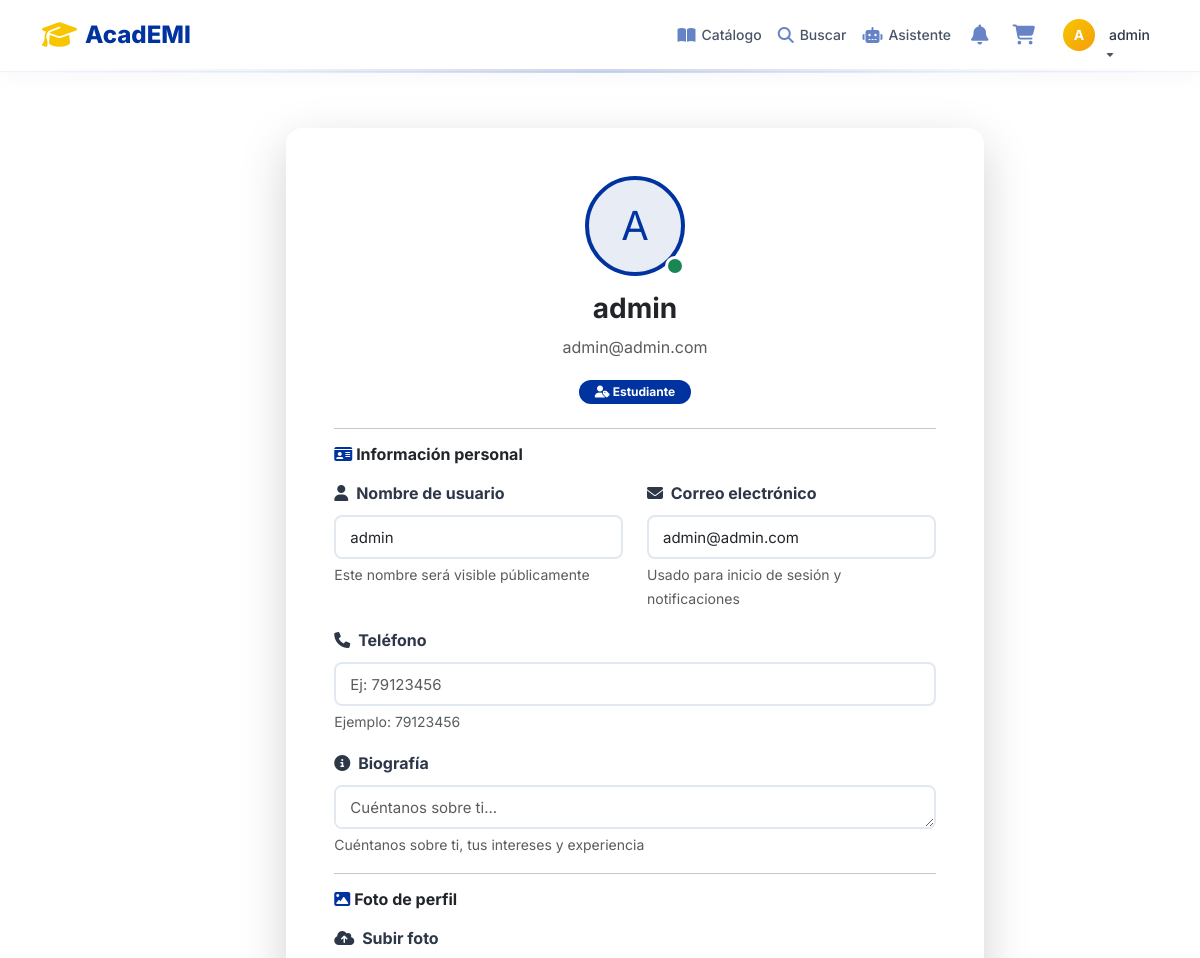
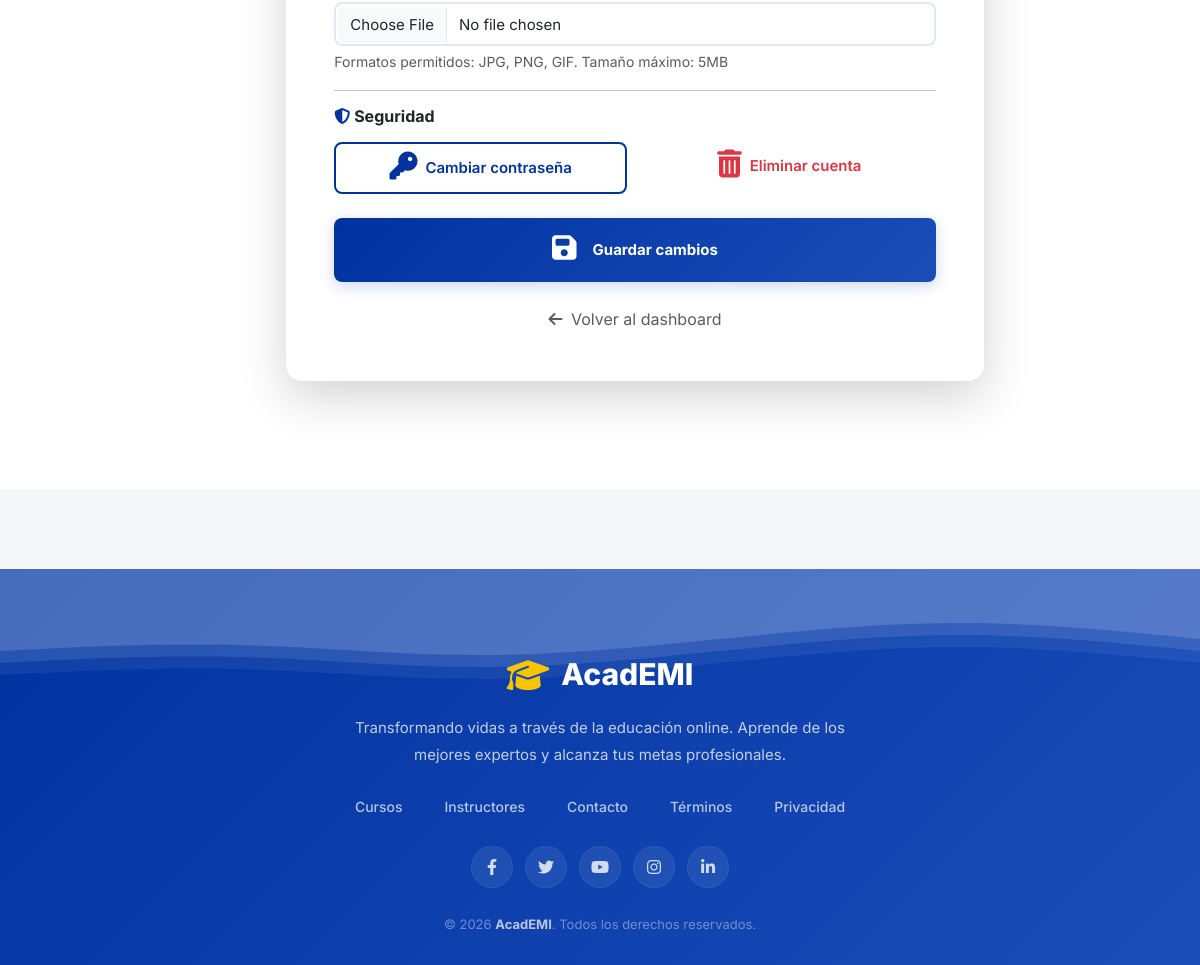
Page /profile/ (signed in) on the committed database (2 pictures, top to bottom).
### academi/models.py (models this page shows, shortened)
class User(AbstractUser):
    ROLES = (
        ('student', 'Estudiante'),
        ('teacher', 'Docente'),
        ('admin', 'Administrador'),
    )
    role = models.CharField(max_length=20, choices=ROLES, default='student')
    email_verified = models.BooleanField(default=False)  # RF-07
    verification_token = models.CharField(max_length=255, blank=True, null=True)
    reset_password_token = models.CharField(max_length=255, blank=True, null=True)  # RF-03
    reset_password_expires = models.DateTimeField(blank=True, null=True)
    created_at = models.DateTimeField(auto_now_add=True)
    updated_at = models.DateTimeField(auto_now=True)
    is_active = models.BooleanField(default=True)
    last_login_ip = models.GenericIPAddressField(blank=True, null=True)
    profile_picture = models.ImageField(upload_to='profiles/', blank=True, null=True)
    phone = models.CharField(max_length=20, blank=True, null=True)
    bio = models.TextField(blank=True, null=True)
    full_name = models.CharField(max_length=200, blank=True, null=True)
    birth_date = models.DateField(blank=True, null=True)
    city = models.CharField(max_length=100, blank=True, null=True)
    education_level = models.CharField(max_length=50, blank=True, null=True)
    university = models.CharField(max_length=200, blank=True, null=True)
    career = models.CharField(max_length=200, blank=True, null=True)
    semester = models.CharField(max_length=50, blank=True, null=True)
    interests = models.TextField(blank=True, null=True)
    teacher_full_name = models.CharField(max_length=200, blank=True, null=True)
    teacher_phone = models.CharField(max_length=20, blank=True, null=True)
    teacher_email = models.EmailField(blank=True, null=True)
    specialty = models.CharField(max_length=200, blank=True, null=True)
    experience_years = models.CharField(max_length=20, blank=True, null=True)
    teaching_materials = models.TextField(blank=True, null=True)
    teaching_level = models.TextField(blank=True, null=True)
    institution = models.CharField(max_length=200, blank=True, null=True)
    teacher_bio = models.TextField(blank=True, null=True)
    linkedin = models.URLField(blank=True, null=True)
    website = models.URLField(blank=True, null=True)

### academi/views.py (the view)
# urls.py: path('profile/', views.profile_view, name='profile'),
@login_required
def profile_view(request):
    if request.method == 'POST':
        form = UserProfileForm(request.POST, request.FILES, instance=request.user)
        if form.is_valid():
            form.save()
            messages.success(request, 'Perfil actualizado correctamente.')
            return redirect('profile')
        else:
            messages.error(request, 'Error al actualizar el perfil. Revisa los campos.')
    else:
        form = UserProfileForm(instance=request.user)
    return render(request, 'academi/users/perfil.html', {'form': form})

### academi/forms.py
class UserProfileForm(forms.ModelForm):
    class Meta:
        model = User
        fields = ['username', 'email', 'phone', 'bio', 'profile_picture', 'first_name', 'last_name']
        widgets = {
            'username': forms.TextInput(attrs={'class': 'form-control'}),
            'email': forms.EmailInput(attrs={'class': 'form-control'}),
            'first_name': forms.TextInput(attrs={'class': 'form-control', 'placeholder': 'Nombre'}),
            'last_name': forms.TextInput(attrs={'class': 'form-control', 'placeholder': 'Apellido'}),
            'phone': forms.TextInput(attrs={'class': 'form-control', 'placeholder': 'Ej: 79123456'}),
            'bio': forms.Textarea(attrs={'class': 'form-control', 'rows': 4, 'placeholder': 'Cuéntanos sobre ti...'}),
            'profile_picture': forms.FileInput(attrs={'class': 'form-control'}),
        }

### templates/academi/users/perfil.html (shortened to what this page needs)
{% extends 'partials/base.html' %}
{% block content %}
<div class="container py-5">
    <div class="row justify-content-center">
        <div class="col-lg-8">
            <div class="card shadow-lg border-0">
                <div class="card-body p-5">
                    <div class="text-center mb-4">
                        <div class="position-relative d-inline-block">
                            {% if user.profile_picture %}
                                <img src="{{ user.profile_picture.url }}" alt="{{ user.username }}"
                                     class="rounded-circle"
                                     style="width: 100px; height: 100px; object-fit: cover; border: 4px solid var(--primary);">
                            {% else %}
                                <div class="avatar-placeholder rounded-circle d-flex align-items-center justify-content-center mx-auto"
                                     style="width: 100px; height: 100px; background: var(--primary-lighter); font-size: 40px; color: var(--primary); border: 4px solid var(--primary);">
                                    {{ user.username|first|upper }}
                                </div>
                            {% endif %}
                            <span class="position-absolute bottom-0 end-0 bg-success rounded-circle"
                                  style="width: 20px; height: 20px; border: 3px solid white;"></span>
                        </div>
                        <h3 class="mt-3 fw-bold">{{ user.first_name|default:user.username }}</h3>
                        <p class="text-muted">{{ user.email }}</p>
                        <span class="badge" style="background: var(--primary); color: white; padding: 6px 16px; border-radius: 50px;">
                            <i class="fas fa-user-tag"></i> {{ user.get_role_display }}
                        </span>
                    </div>
                    <hr>
                    <form method="POST" enctype="multipart/form-data">
                        <h6 class="fw-bold mb-3"><i class="fas fa-id-card" style="color: var(--primary);"></i> Información personal</h6>
                        <div class="row">
                            <div class="col-md-6">
                                <div class="mb-3">
                                    <label for="id_username" class="form-label fw-bold">
                                        <i class="fas fa-user me-1"></i> Nombre de usuario
                                    </label>
                                    {{ form.username }}
                                    <div class="form-text">Este nombre será visible públicamente</div>
                                </div>
                            </div>
                            <div class="col-md-6">
                                <div class="mb-3">
                                    <label for="id_email" class="form-label fw-bold">
                                        <i class="fas fa-envelope me-1"></i> Correo electrónico
                                    </label>
                                    {{ form.email }}
                                    <div class="form-text">Usado para inicio de sesión y notificaciones</div>
                                </div>
                            </div>
                        </div>
                        <div class="mb-3">
                            <label for="id_phone" class="form-label fw-bold">
                                <i class="fas fa-phone me-1"></i> Teléfono
                            </label>
                            {{ form.phone }}
                            <div class="form-text">Ejemplo: 79123456</div>
                        </div>
                        <div class="mb-3">
                            <label for="id_bio" class="form-label fw-bold">
                                <i class="fas fa-info-circle me-1"></i> Biografía
                            </label>
                            {{ form.bio }}
                            <div class="form-text">Cuéntanos sobre ti, tus intereses y experiencia</div>
                        </div>
                        <hr>
                        <h6 class="fw-bold mb-3"><i class="fas fa-image" style="color: var(--primary);"></i> Foto de perfil</h6>
                        <div class="mb-3">
                            <label for="id_profile_picture" class="form-label fw-bold">
                                <i class="fas fa-cloud-upload-alt me-1"></i> Subir foto
                            </label>
                            {{ form.profile_picture }}
                            <div class="form-text">Formatos permitidos: JPG, PNG, GIF. Tamaño máximo: 5MB</div>
                        </div>
                        <hr>
                        <h6 class="fw-bold mb-3"><i class="fas fa-shield-alt" style="color: var(--primary);"></i> Seguridad</h6>
                        <div class="row g-3">
                            <div class="col-md-6">
                                <a href="#" class="btn btn-outline-primary w-100 py-2">
                                    <i class="fas fa-key"></i> Cambiar contraseña
                                </a>
                            </div>
                            <div class="col-md-6">
                                <a href="#" class="btn btn-outline-danger w-100 py-2">
                                    <i class="fas fa-trash-alt"></i> Eliminar cuenta
                                </a>
                            </div>
                        </div>
                        <div class="mt-4">
                            <button type="submit" class="btn btn-primary w-100 py-3 fw-bold">
                                <i class="fas fa-save me-2"></i> Guardar cambios
                            </button>
                        </div>
                    </form>
                    <div class="text-center mt-4">
                        <a href="{% url 'dashboard' %}" class="text-muted text-decoration-none">
                            <i class="fas fa-arrow-left me-1"></i> Volver al dashboard
                        </a>
                    </div>
                </div>
            </div>
        </div>
    </div>
</div>
{% endblock %}

### templates/partials/header.html (shortened to what this page needs)
<nav class="navbar navbar-expand-lg fixed-top">
    <div class="container">
        <a class="navbar-brand" href="{% url 'dashboard' %}">
            <i class="fas fa-graduation-cap"></i>
            <span>AcadEMI</span>
        </a>
        <div class="collapse navbar-collapse" id="navbarNav">
            <ul class="navbar-nav ms-auto align-items-center">
                <li class="nav-item">
                    <a class="nav-link" href="{% url 'catalog' %}">
                        <i class="fas fa-book-open"></i> Catálogo
                    </a>
                </li>
                <li class="nav-item">
                    <a class="nav-link" href="{% url 'search_courses' %}">
                        <i class="fas fa-search"></i> Buscar
                    </a>
                </li>
                <li class="nav-item">
                    <a class="nav-link" href="{% url 'chatbot' %}">
                        <i class="fas fa-robot"></i> Asistente
                    </a>
                </li>
                {% if user.is_authenticated %}
                <li class="nav-item">
                    <a class="nav-link icon-link" href="{% url 'notifications' %}" title="Notificaciones">
                        <i class="fas fa-bell"></i>
                    </a>
                </li>
                {% if user.role == 'student' %}
                <li class="nav-item">
                    <a class="nav-link icon-link" href="{% url 'cart' %}" title="Carrito de compras">
                        <i class="fas fa-shopping-cart"></i>
                    </a>
                </li>
                {% endif %}
                <li class="nav-item dropdown ms-2">
                    <a class="nav-link dropdown-toggle d-flex align-items-center" href="#" id="userDropdown" role="button" data-bs-toggle="dropdown">
                        {% if user.profile_picture %}
                            <img src="{{ user.profile_picture.url }}" alt="{{ user.username }}" class="user-avatar">
                        {% else %}
                            <div class="user-avatar-placeholder">
                                {{ user.username|first|upper }}
                            </div>
                        {% endif %}
                        <span class="user-name ms-2">{{ user.username }}</span>
                    </a>
                </li>
                {% endif %}
            </ul>
        </div>
    </div>
</nav>

### static/css/academia.css (style rules this page uses)
:root { --font: 'Inter', sans-serif; --font-size-h1: 32px; --font-size-h2: 26px; --font-size-h3: 22px; --font-size-h4: 18px; --font-size-body: 16px; --font-size-small: 14px; --font-size-xs: 12px; --font-size-button: 15px; --font-size-input: 15px; --font-weight-regular: 400; --font-weight-medium: 500; --font-weight-semibold: 600; --font-weight-bold: 700; --line-height-title: 1.2; --line-height-heading: 1.3; --line-height-body: 1.6; --line-height-small: 1.4; --primary: #0033a0; --primary-dark: #002277; --primary-light: #1a4db8; --primary-lighter: #e8edf5; --primary-gradient: linear-gradient(135deg, #0033a0, #1a4db8); --secondary: #f7c600; --secondary-dark: #d4a800; --white: #ffffff; --white-smoke: #f5f7fa; --gray-light: #e2e8f0; --gray: #718096; --gray-dark: #2d3748; --dark: #1a202c; --success: #10b981; --danger: #ef4444; --warning: #f59e0b; --info: #3b82f6; --text-primary: #1a202c; --text-secondary: #2d3748; --text-muted: #718096; --text-white: #ffffff; --bg-primary: #ffffff; --bg-secondary: #f5f7fa; --bg-light: #e8edf5; --border-color: #e2e8f0; --border-radius: 16px; --border-radius-sm: 8px; --border-radius-lg: 20px; --border-radius-pill: 999px; --shadow: 0 4px 20px rgba(0, 51, 160, 0.08); --shadow-hover: 0 8px 40px rgba(0, 51, 160, 0.15); --shadow-card: 0 2px 12px rgba(0, 0, 0, 0.06); --shadow-modal: 0 10px 40px rgba(0, 0, 0, 0.15); --space-1: 4px; --space-2: 8px; --space-3: 12px; --space-4: 16px; --space-5: 20px; --space-6: 24px; --space-7: 32px; --space-8: 40px; --space-9: 48px; --space-10: 64px; --button-height: 44px; --button-padding-x: 20px; --button-padding-y: 10px; --button-radius: 8px; --button-font-size: 15px; --button-font-weight: 600; --input-height: 44px; --input-padding-x: 14px; --input-padding-y: 10px; --input-radius: 8px; --input-font-size: 15px; --input-border: #e2e8f0; --input-focus: #0033a0; --card-padding: 24px; --card-radius: 16px; --card-background: #ffffff; --card-shadow: 0 4px 20px rgba(0, 51, 160, 0.08); --icon-xs: 14px; --icon-sm: 18px; --icon-md: 22px; --icon-lg: 28px; --icon-xl: 36px; --transition-fast: all 0.15s ease; --transition: all 0.3s ease; --transition-slow: all 0.5s ease; --container-max-width: 1200px; --container-padding: 24px; --z-dropdown: 1000; --z-sticky: 1100; --z-modal: 1200; --z-tooltip: 1300; }
* { margin: 0; padding: 0; box-sizing: border-box; }
body { font-family: var(--font); font-size: 16px; line-height: 1.7; background: var(--white-smoke); color: var(--gray-dark); min-height: 100vh; }
.card { border-radius: var(--card-radius); border: none; background: var(--card-background); box-shadow: var(--card-shadow); transition: var(--transition); margin-bottom: var(--space-5); }
.card-body { padding: var(--card-padding); }
.btn { border-radius: var(--border-radius-pill); padding: var(--button-padding-y) var(--button-padding-x); font-weight: var(--button-font-weight); font-size: var(--button-font-size); transition: var(--transition); border: none; cursor: pointer; display: inline-flex; align-items: center; justify-content: center; gap: var(--space-2); }
.btn-primary { background: var(--primary-gradient); color: var(--white); box-shadow: 0 4px 15px rgba(0, 51, 160, 0.2); }
.btn-outline-primary { border: 2px solid var(--primary); color: var(--primary); background: transparent; }
.btn.w-100 { border-radius: var(--border-radius-sm); padding: var(--space-3); }
.btn.w-100 i { font-size: var(--icon-lg) !important; display: block; margin-bottom: var(--space-1); }
.form-control { height: var(--input-height); padding: var(--input-padding-y) var(--input-padding-x); border: 2px solid var(--input-border); border-radius: var(--input-radius); font-size: var(--input-font-size); font-family: var(--font); transition: var(--transition); }
.form-label { font-weight: var(--font-weight-medium); color: var(--text-secondary); margin-bottom: var(--space-2); }
.navbar { z-index: 100 !important; position: fixed !important; top: 0 !important; left: 0 !important; right: 0 !important; }

### templates/academi/users/perfil.html (style rules this page uses)
.avatar-placeholder { transition: all 0.3s ease; }
.form-control { transition: all 0.3s ease; }
.btn-outline-primary { transition: all 0.3s ease; }

### rows in the picture
User: username|first "A", username "admin", first_name "admin", email "admin@admin.com", role "Estudiante"
